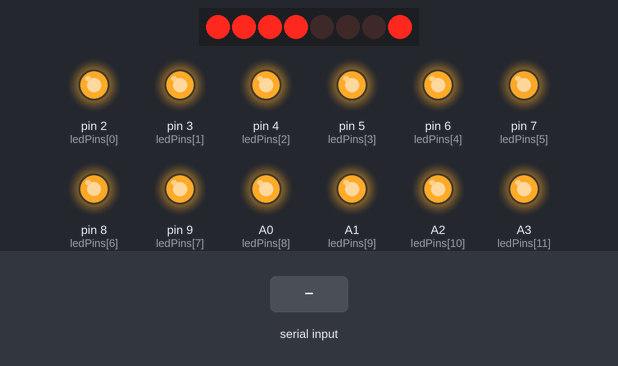
The sketch below on a simulated Arduino Uno, built with avr-gcc and run on an emulated ATmega328P. On the bench: 8 shift-register outputs drawn as a row of LEDs (first output left, lit = HIGH), output pins drawn as LEDs (lit = HIGH). Wiring (inferred from the names in the program): shift register (74HC595): data pin 12; shift clock A5; latch A4. Wiring (inferred from the signals the program sends): row of LEDs: on Q0, Q1, Q2, Q3, Q4, Q5, Q6, Q7. Dashed ring = blinking. The inputs (shaded band) are chosen by the test bench. Random numbers use the default seed unless the sketch sets one; pins used as bus, display or sensor lines are not drawn.

Above: at 1.2 s.
1.3 s: "2\n" received over Serial
At 2.51 s:
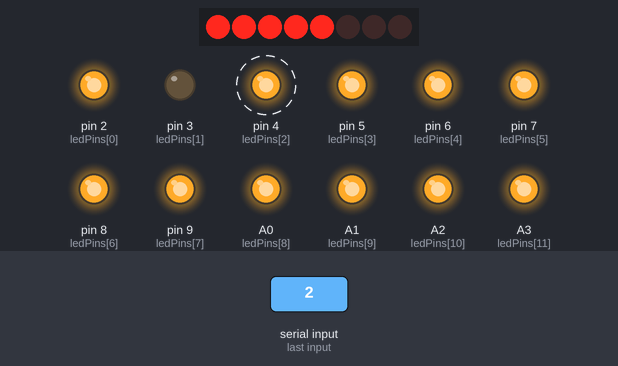
3.2 s: byte 49 (49) received over Serial
At 3.36 s:
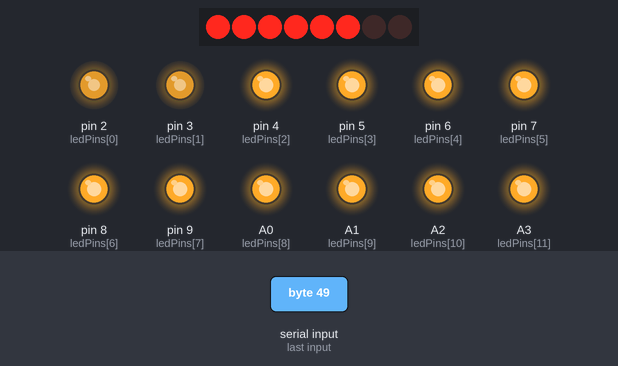
4.9 s: byte 10 (10) received over Serial
At 6.39 s:
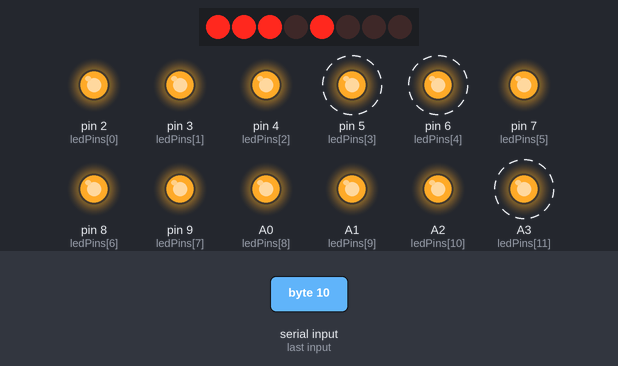
6.9 s: "1\n" received over Serial
At 8.34 s:
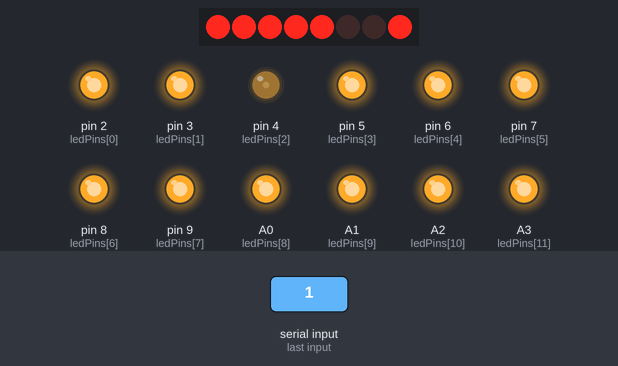
8.6 s: byte 50 (50) received over Serial
At 9.98 s:
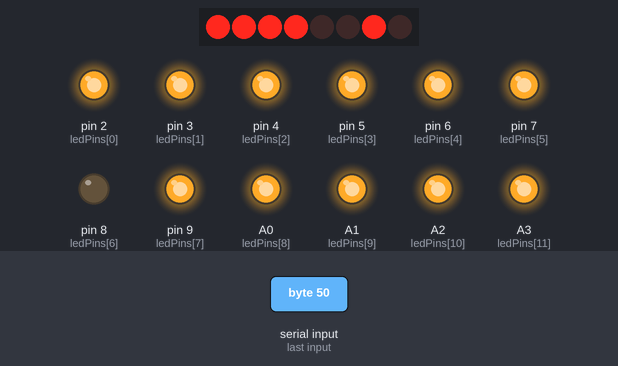
10.6 s: byte 52 (52) received over Serial
Timing chart, 0 to 14.6 s (numbered marks = the images above; inputs shaded):
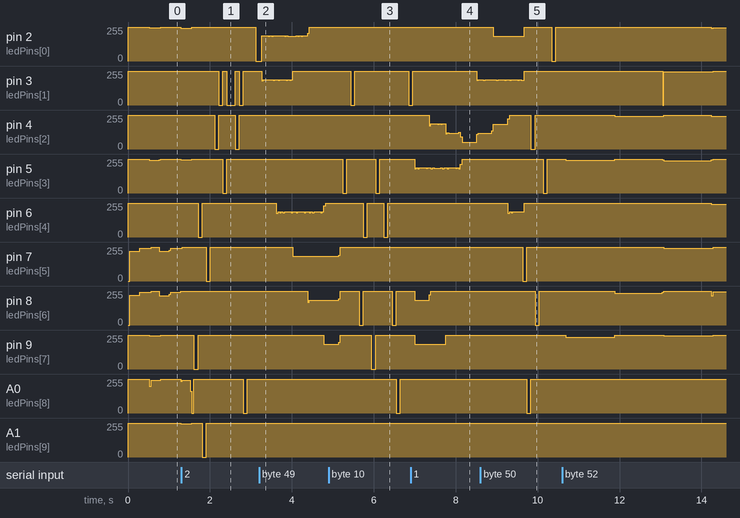

Measured:
- after the input at 1.3 s, pin 3 (ledPins[1]): goes 0/255 0.10 s, 255/255 0.10 s, 0/255 0.20 s, 255/255 0.10 s, 0/255 0.10 s, then 255/255, starting after 0.91 s; pin 4 (ledPins[2]): alternates 255/255 for 0.40 s and 0/255 for 0.10 s, starting after 0.81 s
- after the input at 4.9 s, pin 5 (ledPins[3]): alternates 255/255 for 0.70 s and 0/255 for 0.10 s, starting after 0.34 s; pin 6 (ledPins[4]): alternates 255/255 for 0.40 s and 0/255 for 0.10 s, starting after 0.84 s
- after the input at 8.6 s, pin 5 (ledPins[3]): 255/255 → 0/255 after 1.5 s, → 255/255 0.10 s later; A0 (ledPins[8]): 255/255 → 0/255 after 1.1 s, → 255/255 0.10 s later; A3 (ledPins[11]): 255/255 → 0/255 after 1.4 s, → 255/255 0.10 s later
- after the input at 10.6 s, pin 9 (ledPins[7]): 255/255 → 238/255 after 0.08 s, → 255/255 1.2 s later, → 248/255 1.2 s later, → 255/255 1.2 s later

The sketch:

LED_Cube_Final.ino
```cpp
int ledPins[12]={2,3,4,5,6,7,8,9,A0,A1,A2,A3};
int dataPin = 12;
int clockPin = A5;
int latchPin = A4;
int yLevel = 1;
int readNum;
int randNum = random(1,5);

int timeDelay = 100;

void setup()
{
  Serial.begin(9600);

  pinMode(latchPin, OUTPUT);
  pinMode(clockPin, OUTPUT);
  pinMode(dataPin, OUTPUT);

  randNum = random(1,5);

  for (int i = 0; i < sizeof(ledPins)/sizeof(int); i++)
  {
    pinMode(ledPins[i], OUTPUT);
  }

  clearAll();

}

void loop()
{
  if(Serial.available() > 0){
    readNum = Serial.read();
    if (Serial.read() == 10)
    {
    }
    randNum = random(1,5);
  }

  switch (readNum)
  {
    case 49:
      snake();
      break;
    case 50:
      sparkles();
      break;
    case 51:
      illusion();
      break;
    case 52:
      scripture();
      break;
    default:
      switch(randNum)
      {
        case 1:
          snake();
          break;
        case 2:
          sparkles();
          break;
        case 3:
          illusion();
          break;
        case 4:
          scripture();
          break;
      }
  }
}

void clearAll()
{
  for (int i = 0; i < sizeof(ledPins)/sizeof(int); i++)
  {
    digitalWrite(ledPins[i], HIGH);
  }

  blueOff(0);
}


void blueOff(int num)
{
  num = num + 15;
  digitalWrite(latchPin, LOW);
  shiftOut(dataPin, clockPin, MSBFIRST, num);
  digitalWrite(latchPin, HIGH);
}

void oneLed(int x, int y)
{
  clearAll();
  yLevel = y - 1;

  if (x <= 12 and x >= 9)
  {
    turnOnBlue(x);
  }
  else if (x >= 13)
  {
    blueOff(16 * exponent(2, yLevel));
    digitalWrite(ledPins[x-5], LOW);
  }
  else
  {
    blueOff(16 * exponent(2, yLevel));
    digitalWrite(ledPins[x-1], LOW);
  }
}

void turnOnBlue(int LED)
{
  switch(LED)
  {
    case 9:
      blueOff(16 * exponent(2, yLevel) - 1);
      break;
    case 10:
      blueOff(16 * exponent(2, yLevel) - 2);
      break;
    case 11:
      blueOff(16 * exponent(2, yLevel) - 4);
      break;
    case 12:
      blueOff(16 * exponent(2, yLevel) - 8);
      break;
    default:
      Serial.println("Error num OB");
  }
}

int exponent(int value, int power)
{
  int total = 1;
  for (int i = 1; i <= power; i++)
  {
    total *= value;
  }
  return total;
}

void sparkles()
{
    getDirect();
    int posx = random(1, 17);
    int posy = random(1, 5);
    oneLed(posx, posy);
    delay(timeDelay);
}
```

Illusion.ino
```cpp
int illusion1[2] = {7,2};
int illusion2[2][2] = {{7,2},{6,2}};
int illusion3[7][2] = {{7,3},{6,3},{11,3},{10,3},{11,2},{10,2}};
int illusion4[32][2] = {{1,1},{1,2},{1,3},{1,4},{2,1},{2,4},{3,1},{3,4},{4,1},{4,2},{4,3},{4,4},{5,1},{5,4},{8,1},{8,4},{9,1},{9,4},{12,1},{12,4},{13,1},{13,2},{13,3},{13,4},{14,1},{14,4},{15,1},{15,4},{16,1},{16,2},{16,3},{16,4}};

void illusion()
{
  getDirect();
  for (int i = 0; i < 180; i++)
  {
    for (int j = 0; j < sizeof(illusion2)/sizeof(illusion2[0]); j++)
      {
        illusionLoop(illusion2[j]);
      }
  }
  for (int i = 0; i < 60; i++)
  {
    for (int j = 0; j < sizeof(illusion3)/sizeof(illusion3[0]); j++)
    {
      illusionLoop(illusion3[j]);
    }
  }
  for (int i = 0; i < 12; i++)
  {
    for (int j = 0; j < sizeof(illusion4)/sizeof(illusion4[0]); j++)
    {
      illusionLoop(illusion4[j]);
    }
  }
}

void illusionLoop(int (& letArray) [2])
{
  for (int i = 0; i < sizeof(letArray)/sizeof(int); i++)
  {
    oneLed(letArray[0],letArray[1]);
    delayMicroseconds(50);
  }
}
```

Scripture.ino
```cpp
int three[16][2] = {{4,1},{4,4},{8,1},{8,2},{8,4},{12,1},{12,2},{12,3},{12,4},{0,0},{0,0},{0,0},{0,0},{0,0},{0,0},{0,0}};
int n[16][2] = {{4,1},{4,2},{4,3},{4,4},{8,2},{8,3},{12,1},{12,2},{12,3},{12,4},{0,0},{0,0},{0,0},{0,0},{0,0},{0,0}};
int e[16][2] = {{4,1},{4,2},{4,3},{4,4},{8,1},{8,2},{8,4},{12,1},{12,2},{12,4},{0,0},{0,0},{0,0},{0,0},{0,0},{0,0}};
int p[16][2] = {{4,1},{4,2},{4,3},{4,4},{8,2},{8,4},{12,2},{12,3},{12,4},{0,0},{0,0},{0,0},{0,0},{0,0},{0,0},{0,0}};
int h[16][2] = {{4,1},{4,2},{4,3},{4,4},{8,2},{12,1},{12,2},{12,3},{12,4},{0,0},{0,0},{0,0},{0,0},{0,0},{0,0},{0,0}};
int i[16][2] = {{4,1},{4,4},{8,1},{8,2},{8,3},{8,4},{12,1},{12,4},{0,0},{0,0},{0,0},{0,0},{0,0},{0,0},{0,0},{0,0}};
int two[16][2] = {{4,1},{4,4},{8,1},{8,2},{8,4},{12,1},{12,3},{0,0},{0,0},{0,0},{0,0},{0,0},{0,0},{0,0},{0,0},{0,0}};
int colon[16][2] = {{8,2},{8,3},{0,0},{0,0},{0,0},{0,0},{0,0},{0,0},{0,0},{0,0},{0,0},{0,0},{0,0},{0,0},{0,0},{0,0}};
int one[16][2] = {{4,1},{4,3},{8,1},{8,2},{8,3},{8,4},{12,1},{0,0},{0,0},{0,0},{0,0},{0,0},{0,0},{0,0},{0,0},{0,0}};
int zero[16][2] = {{4,1},{4,2},{4,3},{4,4},{8,1},{8,4},{12,1},{12,2},{12,3},{12,4},{0,0},{0,0},{0,0},{0,0},{0,0},{0,0}};
void scripture()
{
  getDirect();
  first(three);
  arrayLoop(three, n);
  arrayLoop(n, e);
  arrayLoop(e, p);
  arrayLoop(p, h);
  arrayLoop(h, i);
  arrayLoop(i, two);
  arrayLoop(two, two);
  arrayLoop(two, colon);
  arrayLoop(colon, one);
  arrayLoop(one, zero);
  last(zero);
  delay(3000);
}

void arrayLoop(int (& letArray) [16][2], int (& letArray2) [16][2])
{
  for (int x = 2; x < 4; x++)
  {
    for (int j = 0; j < 100; j++)
    {
      for (int i = 0; i < sizeof(letArray2)/sizeof(letArray2[0]); i++)
      {
        oneLed(letArray[i][0]-x,letArray[i][1]);
        delayMicroseconds(100);
        oneLed(letArray2[i][0]-x+2,letArray2[i][1]);
        delayMicroseconds(100);
      }
    }
  }
}

void first(int (& letArray) [16][2])
{
  for (int x = 0; x < 2; x++)
  {
    for (int j = 0; j < 200; j++)
    {
      for (int i = 0; i < sizeof(letArray)/sizeof(letArray[0]); i++)
      {
        oneLed(letArray[i][0]-x,letArray[i][1]);
        delayMicroseconds(100);
      }
    }
  }
}

void last(int (& letArray) [16][2])
{
  for (int x = 2; x < 4; x++)
  {
    for (int j = 0; j < 200; j++)
    {
      for (int i = 0; i < sizeof(letArray)/sizeof(letArray[0]); i++)
      {
        oneLed(letArray[i][0]-x,letArray[i][1]);
        delayMicroseconds(100);
      }
    }
  }
}
```

Snake.ino
```cpp
int posx = random(1, 17);
int posy = random(1, 5);
int direct = random(1, 5);
int addX[] = {posx, 0, 0};
int addY[] = {posy, posy, posy};
int snakeLevel = 1;

void snake()
{

  for (int x = 0; x < random(1, 6); x++)
  {

    addX[2] = addX[1];
    addX[1] = addX[0];
    addX[0] = addDirect(addX[0]);

    addY[2] = addY[1];
    addY[1] = addY[0];
    addY[0] = snakeLevel;

    displaySnake(addY, addX);
  }
  getDirect();
}

void displaySnake(int (& addY) [3], int (& addX) [3])
{
  for (int i = 0; i < 100; i++)
  {
    oneLed(addX[0], addY[0]);
    //delayMicroseconds(timeDelay);
    delay(1);
    oneLed(addX[1], addY[1]);
    //delayMicroseconds(timeDelay);
    delay(1);
    oneLed(addX[2], addY[2]);
    //delayMicroseconds(timeDelay);
    delay(1);
  }
}

int getDirect()
{
  if (direct == 1 or direct == 3)
  {
    while(direct == 3 or direct == 1)
    {
      direct = random(1, 7);
    }
    return direct;
  }
  else if (direct == 2 or direct == 4)
  {
    while(direct == 4 or direct == 2)
    {
      direct = random(1, 7);
    }
    return direct;
  }
  else if (direct == 5 or direct == 6)
  {
    while(direct == 5 or direct == 6)
    {
      direct = random(1, 7);
    }
    return direct;
  }
}

int addDirect(int head)
{
  int fin = 0;
  int randArray[] = {-1, 1};
  if (direct == 1)
  {
    fin = head + 4;
    if (head == 15 or head == 14)
    {
      fin = head + randArray[random(2)];
      direct = getDirect();
    }
    else if (head == 13)
    {
      fin = 14;
      direct = 2;
    }
    else if (head == 16)
    {
      fin = 15;
      direct = 4;
    }
    return fin;
  }
  else if (direct == 2)
  {
    fin = head + 1;
    if (head == 8 or head == 12)
    {
      fin = head + (randArray[random(2)] * 4);
      direct = getDirect();
    }
    else if (head == 4)
    {
      fin = 8;
      direct = 1;
    }
    else if (head == 16)
    {
      fin = 12;
      direct = 3;
    }
    return fin;
  }
  else if (direct == 3)
  {
    fin = head - 4;
    if (head == 2 or head == 3)
    {
      fin = head + randArray[random(2)];
      direct = getDirect();
    }
    else if(head == 4)
    {
      fin = 3;
      direct = 4;
    }
    else if (head == 1)
    {
      fin = 2;
      direct = 2;
    }
    return fin;
  }
  else if (direct == 4)
  {
    fin = head - 1;
    if (head == 5 or head == 9)
    {
      fin = head + (randArray[random(2)] * 4);
      direct = getDirect();
    }
    else if (head == 1)
    {
      fin = 5;
      direct = 3;
    }
    else if (head == 13)
    {
      fin = 9;
      direct = 3;
    }
    return fin;
  }
  else if (direct == 5)
  {
    if (snakeLevel <= 0)
    {
      snakeLevel = 4;
    }
    else
    {
      snakeLevel -= 1;
    }
  }
  else if (direct == 6)
  {
    if (snakeLevel >= 4)
    {
      snakeLevel = 0;
    }
    else
    {
      snakeLevel += 1;
    }
  }
  else
  {
    Serial.println("Error!");
  }
  return addX[0];
}
```
